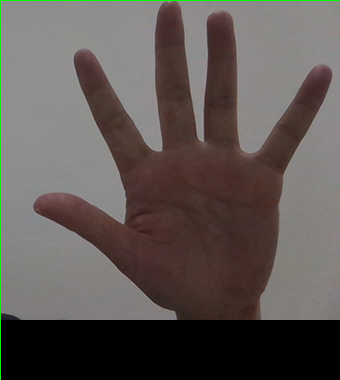
#> input picture tubao/roi_sun.png, 340 x 380 px
$ python main.py   (older library calls are emulated)
#> lines starting #> are read from the running program, lines starting #| are printed output that depends on the picture; after the words box and inside, x2 and y2 are one past the last pixel; in counts of white or black regions, pixels touching at a corner belong together
import cv2
# 导入OpenCV
import numpy as np
# 导入numpy,用于数组的运算和逻辑运算,傅里叶变换和用于图形操作,以及与线性代数相关的操作
import math


#img = cv2.imread('five.JPG')#读入图片
img = cv2.imread('roi_sun.png')#读入图片
#> img is the input picture: shape (380, 340, 3); mean B, G, R 84.2, 87.6, 94.7
img = cv2.resize(img,(0,0),fx=1,fy=1)#按比例缩放图像B
cv2.imshow('img', img)#展示原图
cv2.waitKey(0)#等待输入任意键
cv2.destroyAllWindows()#结束窗口


fgbg = cv2.createBackgroundSubtractorMOG2()  # 利用BackgroundSubtractorMOG2算法消除背景
# fgmask = bgModel.apply(frame)
fgmask = fgbg.apply(img)
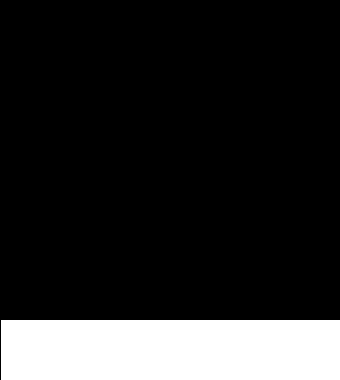
#> fgmask: shape (380, 340); values 127 (black) and 255 (white), 15.7% white; 1 white region, box (x1, y1, x2, y2) and area: (1, 320, 340, 380) 20340
# kernel = cv2.getStructuringElement(cv2.MORPH_ELLIPSE, (3, 3))
# res = cv2.morphologyEx(fgmask, cv2.MORPH_OPEN, kernel)
kernel = np.ones((5, 5), np.uint8)
fgmask = cv2.erode(fgmask, kernel, iterations=1)  # 膨胀
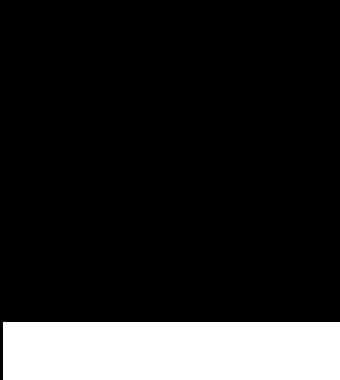
#> fgmask: shape (380, 340); values 127 (black) and 255 (white), 15.1% white; 1 white region, box (x1, y1, x2, y2) and area: (3, 322, 340, 380) 19546
res = cv2.bitwise_and(img, img, mask=fgmask)
ycrcb = cv2.cvtColor(res, cv2.COLOR_BGR2YCrCb)  # 分解为YUV图像,得到CR分量
#> ycrcb: shape (380, 340, 3); mean of channels 0, 1, 2 89.3, 131.8, 125.1
(_, cr, _) = cv2.split(ycrcb)
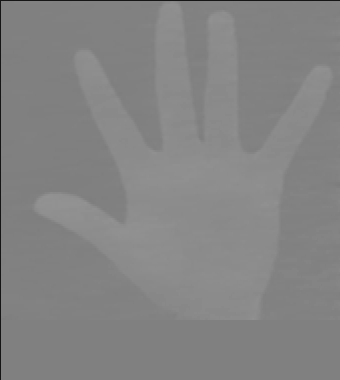
#> cr: shape (380, 340); min 21, max 147, mean 131.8
cr1 = cv2.GaussianBlur(cr, (5, 5), 0)  # 高斯滤波
_, skin = cv2.threshold(cr1, 0, 255, cv2.THRESH_BINARY + cv2.THRESH_OTSU)
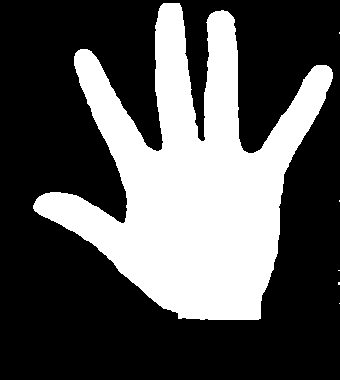
#> skin: shape (380, 340); 33.5% white; 6 white regions (5 under 20 px)
cv2.imshow("skin",skin)
cv2.waitKey(0)#等待输入任意键
cv2.destroyAllWindows()#结束窗口


# 轮廓线绘制
# 现在让我们在图像上找到轮廓。
im, contours, hierarchy = cv2.findContours(skin, cv2.RETR_TREE, cv2.CHAIN_APPROX_SIMPLE)
#> contours = 6 contours, 5 with area under 20; largest, box (x1, y1, x2, y2) and area: (33, 3, 333, 320) 42492
contours = max(contours, key=lambda x: cv2.contourArea(x))
#> contours = contour of 713 points, box (x1, y1, x2, y2) (33, 3, 333, 320), area 42492
cv2.drawContours(img, [contours], -1, (255,255,0), 2)
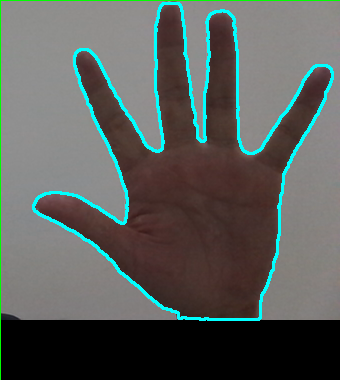
#> img: shape (380, 340, 3); 4.46% of pixels changed, all inside (x1, y1, x2, y2) = (32, 2, 334, 321)
cv2.namedWindow('contours',cv2.WINDOW_NORMAL)
cv2.imshow("contours", img)
cv2.waitKey(0)#等待输入任意键
cv2.destroyAllWindows()#结束窗口

# 凸包检测
# hull = cv2.convexHull(contours)
# cv2.drawContours(img, [hull], -1, (0, 255, 255), 2)
# cv2.namedWindow('hull',cv2.WINDOW_NORMAL)
# cv2.imshow("hull", img)
# cv2.waitKey(0)
#
# # 凸缺陷检测
# # 手掌与凸包检测轮廓线的任何偏离的地方都可以视为凸度缺陷。
# hull = cv2.convexHull(contours, returnPoints=False)
# defects = cv2.convexityDefects(contours, hull)
# cv2.waitKey(0)

# 通过这一点，我们可以轻松得出Sides：a，b，c（请参见CODE），
# 并且根据余弦定理，我们还可以得出两根手指之间的伽马或角度。
# 如前所述，如果伽玛小于90度，我们会将其视为手指。
# 知道伽玛后，我们只需画一个半径为4的圆，到最远点的近似距离即可。
# 在将文本简单地放入图像中之后，我们就表示手指数（cnt）

# 找出轮廓
im, contours,h = cv2.findContours(skin,cv2.RETR_TREE,cv2.CHAIN_APPROX_SIMPLE)
#> contours = 6 contours, 5 with area under 20; largest, box (x1, y1, x2, y2) and area: (33, 3, 333, 320) 42492; h = [[1, -1, -1, -1], [2, 0, -1, -1], [3, 1, -1, -1], [4, 2, -1, -1], [5, 3, -1, -1], [-1, 4, -1, -1]]
cnt = max(contours,key=lambda x:cv2.contourArea(x))
#> cnt = contour of 713 points, box (x1, y1, x2, y2) (33, 3, 333, 320), area 42492
epsilon = 0.0005*cv2.arcLength(cnt,True)
#> epsilon = 0.897
approx = cv2.approxPolyDP(cnt,epsilon,True)
#> approx = contour of 152 points, box (x1, y1, x2, y2) (33, 3, 333, 320), area 42532
hull = cv2.convexHull(cnt)
#> hull = contour of 21 points, box (x1, y1, x2, y2) (33, 3, 333, 320), area 66385
areahull = cv2.contourArea(hull)
#> areahull = 66385
areacnt = cv2.contourArea(cnt)
#> areacnt = 42492
arearatio = ((areahull-areacnt)/areacnt)*100
#> arearatio = 56.23
# 求出凹凸点
hull = cv2.convexHull(approx,returnPoints=False)
#> hull = 18 values, max 151 at index 0, min 0 at index 17, mean 70.22
defects = cv2.convexityDefects(approx,hull)
#> defects = [[0, 25, 15, 32518], [27, 52, 42, 23795], [54, 65, 58, 2336], [65, 69, 68, 1136], [69, 71, 70, 337], [71, 74, 72, 256], [75, 99, 89, 4953], [102, 120, 112, 29339], [120, 151, 136, 33921]]
print(defects.shape[0])
#| 9
cv2.namedWindow('hull',cv2.WINDOW_NORMAL)
cv2.imshow("hull", img)
cv2.waitKey(0)#等待输入任意键
cv2.destroyAllWindows()#结束窗口

l = 0  # 定义凹凸点个数初始值为0
for i in range(defects.shape[0]):
    s, e, f, d, = defects[i, 0]
    start = tuple(approx[s][0])
    end = tuple(approx[e][0])
    far = tuple(approx[f][0])
    pt = (100, 100)

    a = math.sqrt((end[0] - start[0]) ** 2 + (end[1] - start[1]) ** 2)
    b = math.sqrt((far[0] - start[0]) ** 2 + (far[1] - start[1]) ** 2)
    c = math.sqrt((end[0] - far[0]) ** 2 + (end[1] - far[1]) ** 2)
    s = (a + b + c) / 2
    ar = math.sqrt(s * (s - a) * (s - b) * (s - c))
    # 手指间角度求取
    angle = math.acos((b ** 2 + c ** 2 - a ** 2) / (2 * b * c)) * 57

    if angle <= 90 and d > 20:
        l += 1
        cv2.circle(skin, far, 3, [255, 0, 0], -1)
    cv2.line(skin, start, end, [0, 255, 0], 2)  # 画出包络线
    print(l)
#> this loop made 9 passes
#> (e, f, d, start, end, far, a) on passes 1 to 9: (25, 15, 32518, (163, 3), (80, 49), (158, 151), 94.89), (52, 42, 23795, (74, 56), (33, 205), (125, 221), 154.5), (65, 58, 2336, (39, 214), (163, 308), (95, 245), 155.6), (69, 68, 1136, (163, 308), (178, 318), (177, 312), 18.03), (71, 70, 337, (178, 318), (200, 319), (185, 317), 22.02), (74, 72, 256, (200, 319), (258, 319), (205, 318), 58), (99, 89, 4953, (260, 318), (332, 78), (283, 174), 250.6), (120, 112, 29339, (326, 65), (227, 11), (248, 153), 112.8), (151, 136, 33921, (227, 11), (179, 3), (201, 141), 48.66)
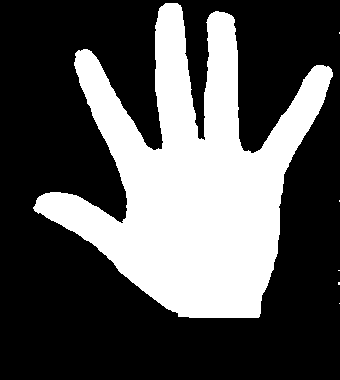
#> skin: shape (380, 340); 33.3% white; 6 white regions (5 under 20 px), largest, box (x1, y1, x2, y2) and area: (33, 3, 333, 318) 43039
#> after the loop, l = 4
l += 1
#> l = 5
font = cv2.FONT_HERSHEY_SIMPLEX
#> font = 0
# 下面的都是条件判断，也就是知道手势后你想实现神么功能就写下面判断里就行了。

if l == 1:
    if areacnt<2000:
        cv2.putText(img,"put hand in the window",(0,50),font,2,(0,0,255),3,cv2.LINE_AA)
    else:
        if arearatio<12:
            cv2.putText(img,'0',(0,50),font,2,(0,0,255),3,cv2.LINE_AA)
        elif arearatio<17.5:
            cv2.putText(img,"1",(0,50),font,2,(0,0,255),3,cv2.LINE_AA)
        else:
            cv2.putText(img,'1',(0,50),font,2,(0,0,255),3,cv2.LINE_AA)
elif l==2:
    cv2.putText(img,'2',(0,50),font,2,(0,0,255),3,cv2.LINE_AA)
elif l==3:
    if arearatio<27:
        cv2.putText(img,'3',(0,50),font,2,(0,0,255),3,cv2.LINE_AA)
    else:
        cv2.putText(img,'3',(0,50),font,2,(0,0,255),3,cv2.LINE_AA)
elif l==4:
    cv2.putText(img,'4',(0,50),font,2,(0,0,255),3,cv2.LINE_AA)
elif l==5:
    cv2.putText(img,'5',(0,50),font,2,(0,0,255),3,cv2.LINE_AA)
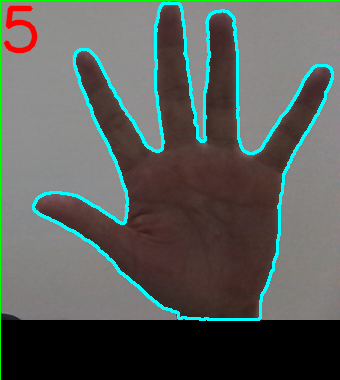
#> img: shape (380, 340, 3); 0.61% of pixels changed, all inside (x1, y1, x2, y2) = (3, 5, 38, 54)
print(l)
#| 5

cv2.imwrite('C:\\Users\\jklwljcz\\Desktop\\TEST\\FIVE.jpg',img)
cv2.imshow('final_result',img)
cv2.waitKey(0)#等待输入任意键
cv2.destroyAllWindows()#结束窗口


# [5 lines of commented-out code are left out]
